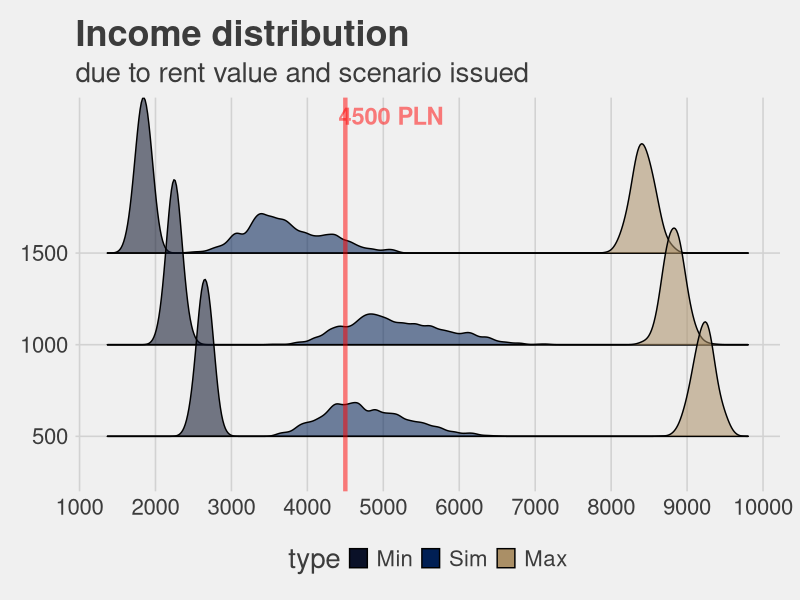
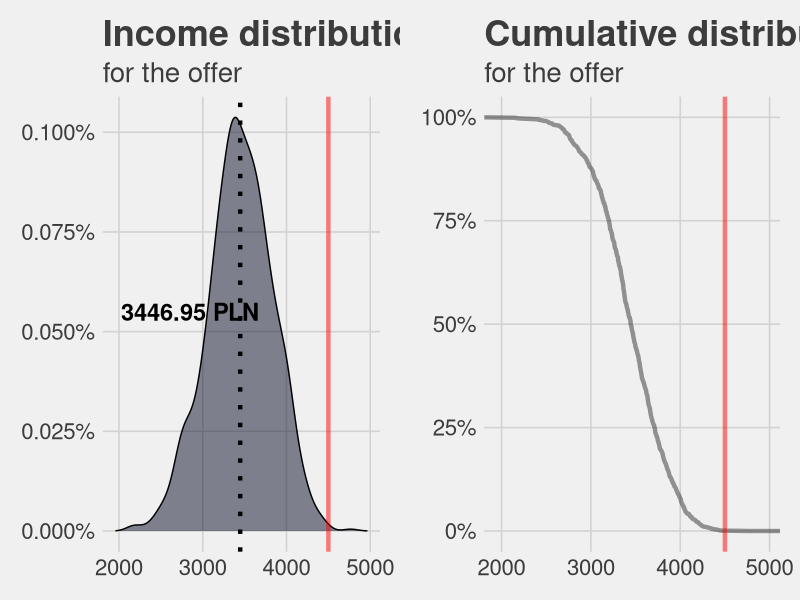

Source code (R) for these figures, in order:
################################################################################
# Title:  Income prediction with stochastic simulation
# Date:   2020-03-25
# Technologies:
#     * R
#     * Html (Kaggle only)
#     * CSS  (Kaggle only)
# Libraries:
#   * ggridges
#   * ggthemes
#   * ggpubr
#   * gganimate
#   * tidyverse
#   * knitr
#   * kableExtra
#   * assertthat
# Tasks:
#   * Monte Carlo simulation
# Exteral link:
#   * https://www.kaggle.com/radbys/income-prediction-with-stochastic-simulation
################################################################################

# Environment settings
  # Loading libraries
  library(ggridges)
  library(ggthemes)
  library(ggpubr)
  library(gganimate)
  library(tidyverse)
  library(knitr)
  library(kableExtra)
  library(assertthat)

  # Plot options
  theme_set(theme_fivethirtyeight())

  theme_update(
    text = element_text(size = 20),
    plot.title = element_text(size = 26, face = "bold"),
    strip.text = element_text(size = 20, face = "bold", colour = "black"),
    strip.background = element_rect(fill = "darkgrey"),
    legend.key.size = unit(0.5, "cm"),
    legend.key.width = unit(0.5, "cm")
  )

  colors <- c("#0a1128", "#001f54", "#aa8f66", "#ffff82")

# Preparation
  # Assumptions
  w <- c(500, 1000, 1500) # Possible rent cost in three scenarios
  k <- 0:4 # Possible number of clients for each day
  c <- 30:50 # Cost per client
  d <- 20:26 # Number of working days per month

  # Propability-price df
  co <- 0.8 # Percentage of regular clients
  na <- 1 - co # Percentage of new clients
  k4 <- c(0.01, 0.01, 0.3, 0.45, 0.3) # Probability of daily demand
  dp <- c(0.3, 0.2, 0.15, 0.1, 0.1, 0.1, 0.05) # Probability of working days in month

  pp <- data.frame(
    method = c("1to1", "2D", "3D", "4D", "5to7D", "8to10D"), # Method names
    co_prob = c(0.05, 0.2, 0.4, 0.25, 0.1, 0) * co, # Method probability by regulars
    na_prob = c(0.05, 0.2, 0.4, 0.25, 0.1, 0) * na, # Method probability by new clients
    co_price = c(100, 125, 140, 150, 160, 180), # Prices for regular clients
    na_price = c(130, 140, 160, 180, 200, 220) # Prices for new clients
  )

  pre <- pp
  names(pre) <- c("method", "Regulars_prob", "New_clients_prob", "Regulars_prices", "New_clients_prices")

  data.frame(pre) %>%
    kable() %>%
    kable_styling()

  # User-made function

      ##########################################################################
      #                               Disclaimer                               #
      ##########################################################################
          # calc function has been recently vectorized.
          # You can still view it raw for-loop form at kaggle's code section.

    # rep: number of sampling iterations (default: 1000)
    # wc:  rent cost (values: 500:1500, no default)
    # dm:  working days in month (values: 20:26, default: sample)
    # cc:  client cost (values: 30:50, default: sample)
    # kk:  number of clients per day (values: 0:4, default: sample)

  calc <- function(rep = 1000, wc, dm, cc, kk) {

    # Input validation
    assertthat::assert_that(
      wc %in% 500:1500,
      (missing(dm) || dm %in% 20:26),
      (missing(cc) || cc %in% 30:50),
      (missing(kk) || kk %in% 0:4)
    )

    # Sample data
    # Working days in a month
    m_Day <- if (missing(dm)) {
      message("Sampling number of working days per month")
      sample(d, rep, prob = dp, replace = TRUE)
    } else {
      rep(dm, rep)
    }

    # Clients in a month
    m_Cl <- if (missing(kk)) {
      message("Sampling number of clients per month")
      sapply(seq(m_Day), function(x) {
        sum(sample(k, size = m_Day[x], replace = TRUE, prob = k4))
      })
    } else {
      kk * m_Day
    }

    # Clients costs in a month
    co_Cl <- if (missing(cc)) {
      message("Sampling client cost")
      m_Cl * sample(c, 1)
    } else {
      m_Cl * cc
    }

    # Main Body
    # Costs
    cos <- wc + co_Cl

    # Income
    inc <- sapply(seq(m_Cl), function(x) {
      sum(sample(
        c(pp$co_price, pp$na_price),
        size = m_Cl[x],
        replace = TRUE,
        prob = c(pp$co_prob, pp$na_prob)
      ))
    })

    # True income
    inc <- (inc - cos) * 0.81

    # Return
    data.frame(
      "Rent" = wc,
      "Work_day" = m_Day,
      "Cl_Mon" = m_Cl,
      "Cl_Cost_Mon" = cos,
      "Income" = inc,
      "incCat" = ifelse(inc < 3000,
        "<3000",
        ifelse(inc > 5000,
          ">5000",
          "3000<x<5000"
        )
      )
    )
  }


# Computation
  # Scenarios
  sce <- data.frame(
    Name = c("Min1", "Min2", "Min3", "Sim1", "Sim2", "Sim3", "Max1", "Max2", "Max3"),
    Rent = rep(c(500, 1000, 1500), 3),
    Working_day = c(rep(20, 3), rep("random", 3), rep(26, 3)),
    Client_cost = c(rep(50, 3), rep("random", 3), rep(40, 3)),
    Clients_per_day = c(rep(2, 3), rep("random", 3), rep(4, 3))
  )

  # Calculations
  op <- rbind(
    # Minimal scenario
    # Rent: 500,1000,1500 - Working day: 20 - Client cost: 50 - Clients Per Day: 2
    calc(wc = 500, dm = min(d), cc = max(c), kk = 2),
    calc(wc = 1000, dm = min(d), cc = max(c), kk = 2),
    calc(wc = 1500, dm = min(d), cc = max(c), kk = 2),
    # Maximal scenario
    # Rent: 500,1000,1500 - Working day: 26 - Client cost: 40 - Clients Per Day, max: 4
    calc(wc = 500, dm = max(d), cc = min(c), kk = 4),
    calc(wc = 1000, dm = max(d), cc = min(c), kk = 4),
    calc(wc = 1500, dm = max(d), cc = min(c), kk = 4),
    # Stochastic symulation
    calc(wc = 500),
    calc(wc = 1000),
    calc(wc = 1500)
  )

  op$type <- factor(c(rep("Min", 3000), rep("Max", 3000), rep("Sim", 3000)),
    levels = c("Min", "Sim", "Max")
  )

  me <- op %>%
    group_by(type, Rent) %>%
    summarise(
      Mean_Monthly_Client_Cost = round(mean(Cl_Cost_Mon), 2),
      Mean_Monthly_Income = round(mean(Income), 2)
    )

  data.frame(sce, me[, 3:4]) %>%
    kable() %>%
    kable_styling()


# Visualization
threshold <- 4500

ggplot(op, aes(y = factor(Rent))) +
  geom_density_ridges(
    aes(
      x = Income,
      fill = type,
      alpha = .8
    )
  ) +
  labs(
    title = "Income distribution",
    subtitle = "due to rent value and scenario issued"
  ) +
  scale_x_continuous("Income", labels = seq(0, 10000, by = 1000), breaks = seq(0, 10000, by = 1000)) +
  scale_y_discrete("Rent") +
  scale_alpha(guide = "none") +
  geom_vline(xintercept = threshold, linetype = "solid", color = "red", size = 1.5, alpha = 0.5) +
  annotate("text",
           x = threshold + 600,
           y = 4.5,
           label = paste(threshold, "PLN"),
           size = 6,
           col = "red",
           fontface = "bold",
           alpha = 0.5) +
  scale_fill_manual(values = c("#0a1128", "#001f54", "#aa8f66"))

op %>%
  group_by(Rent, type) %>%
  mutate(n = row_number()) %>%
  ungroup() %>%
  ggplot(aes(n, Income, group = type, fill = type, col = type), alpha = 0.8)+
  geom_line()+
  facet_grid(~Rent)+
  scale_color_manual(values = c(colors[2], "darkgrey", colors[3]))+
  labs(title = "Income line plot",
       subtitle = "Income samples plotted against income values grouped by rent value")+
  guides(colour = guide_legend(override.aes = list(size=3)))+
  theme(axis.text.x = element_blank())+
  transition_reveal(n)


  # Updating assumptions
  k  <- as.vector(c(0:3))    #Updated possible number of clients for each day
  k4 <- k4[1:4]+(k4[5]/4)    #Updated probability of daily demand
  d  <- c(20:21)             #Updated number of working days per month
  dp <- c(1,0)               #Updated probability of working days in month

  # Updating price-df
  pp <- data.frame(
    method = c("1to1", "2D", "3D", "4to6D", "6to8D"),                      #Method names
    co_prob = c(0.05, 0.2, 0.4, (0.25 +  (0.1/3) + (0.1/3)),(0.1/3))*co,   #Method probability by regulars
    na_prob = c(0.05, 0.2, 0.4, (0.25 +  (0.1/3) + (0.1/3)),(0.1/3))*na,   #Method probability by new clients
    co_price = c(130, 130, 150, 170, 190),                                 #Prices for regular clients
    na_price = c(130, 160, 180, 220, 240)                                  #Prices for new clients
  )

  new <- calc(wc = 800)

  p1 <- ggplot(new, aes(Income))+
    geom_density(alpha = 0.5, fill = "#0a1128")+
    labs(title = "Income distribution",
         subtitle = "for the offer")+
    scale_alpha(guide = "none")+
    scale_y_continuous("Density",labels=scales::percent)+
    scale_x_continuous("Income", limits = c(min(new$Income)-200, max(new$Income)+200))+
    geom_vline(xintercept = mean(new$Income), linetype="dotted", color = "black", size=1.5)+
    geom_vline(xintercept = threshold, linetype="solid", color = "red", size=1.5, alpha = 0.5)+
    annotate("text", x = mean(new$Income)-600, y=0.00055, label = paste(round(mean(new$Income),2), "PLN"), size = 6, col = "black",fontface = "bold")+
    annotate("text", x = threshold+600, y=0.0008, label = paste(threshold, "PLN"), size = 6, col = "red",fontface = "bold", alpha = 0.7)+
    theme(legend.position = "none")

  p2 <- new %>%
    ggplot(aes(Income))+
    geom_line(aes(y = 1 - ..y..), stat='ecdf', size = 1.5, alpha = 0.4)+
    labs(title = "Cumulative distribution",
         subtitle = "for the offer")+
    scale_y_continuous("Probability", labels = scales::percent_format())+
    scale_x_continuous("Income", limits = c(min(new$Income)-200, max(new$Income)+200))+
    geom_vline(xintercept = threshold, linetype="solid", color = "red", size=1.5, alpha = 0.5)+
    annotate("text", x = threshold+600, y=1, label = paste(threshold, "PLN"), size = 6, col = "red",fontface = "bold", alpha = 0.7)

  ggarrange(p1, p2)
